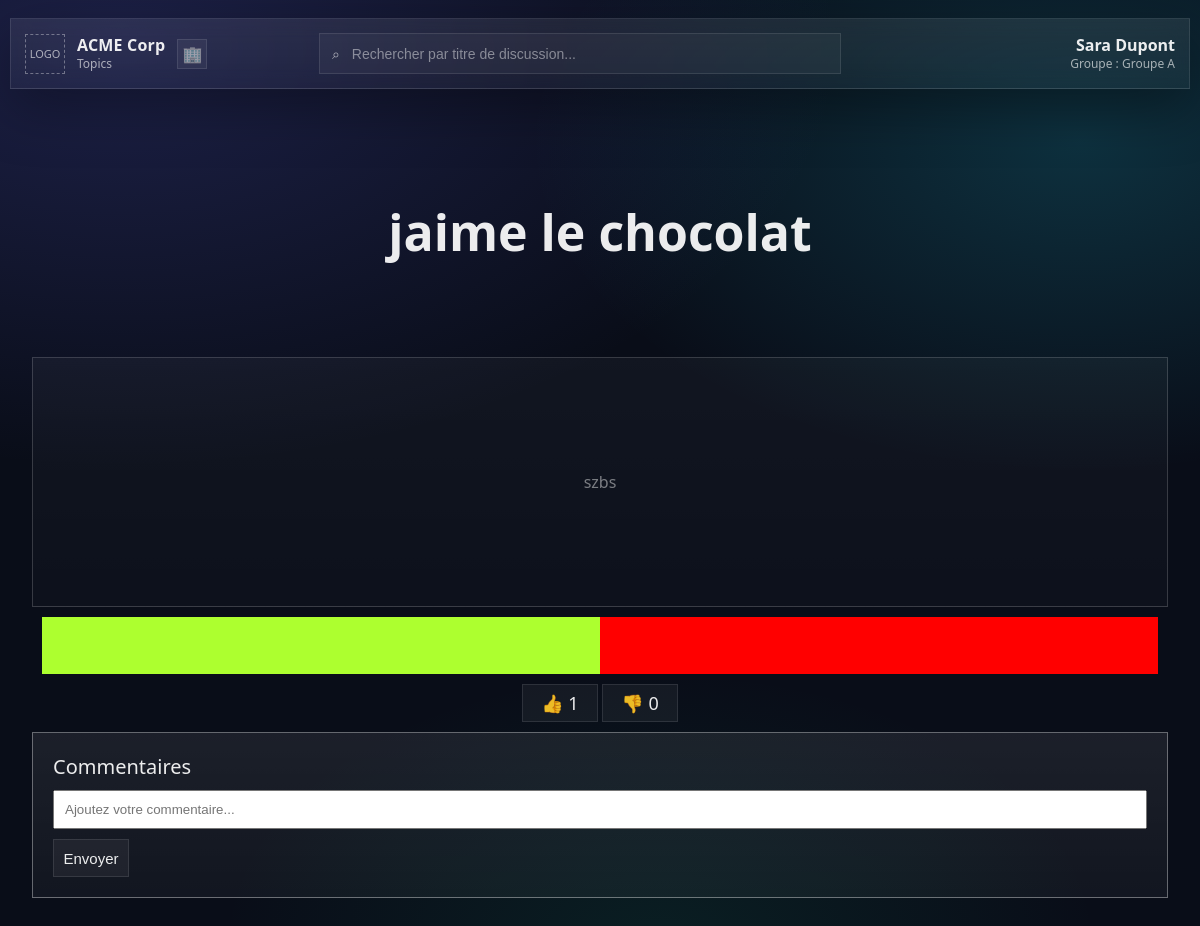
The page /main/9 on the database as committed earlier.
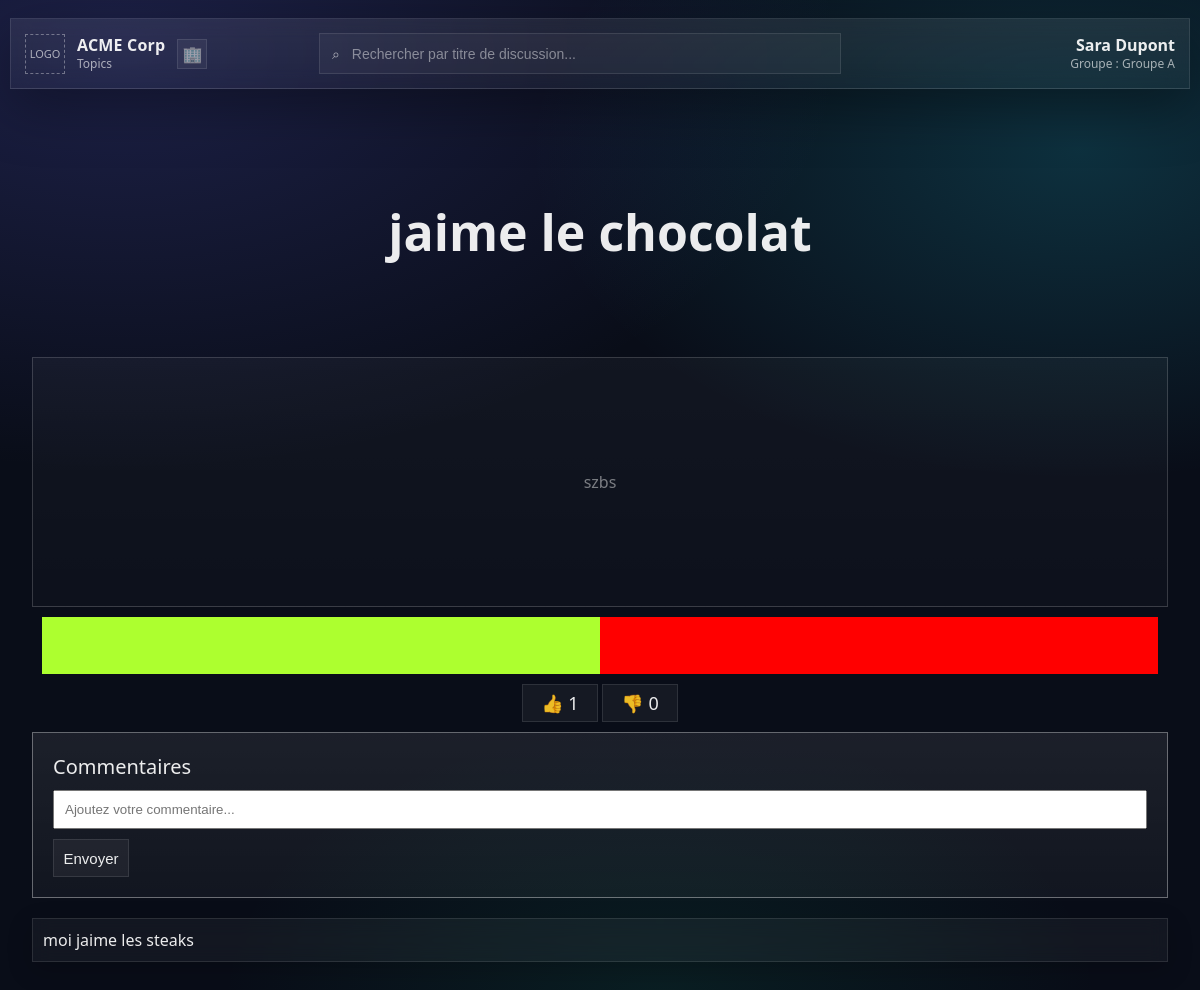
The same page on the database as committed later.
### tables this page shows
CREATE TABLE Discussions(
                id_discussion INTEGER NOT NULL PRIMARY KEY AUTOINCREMENT,
                id_c INTEGER NOT NULL,
                title TEXT NOT NULL,
                content TEXT NOT NULL,
                FOREIGN KEY(id_c) REFERENCES Client(id_client)
                );

CREATE TABLE Comments(
                id_comment INTEGER PRIMARY KEY AUTOINCREMENT,
                id_c INTEGER NOT NULL,
                id_d INTEGER NOT NULL,
                content TEXT NOT NULL,
                FOREIGN KEY(id_c) REFERENCES Client(id_client),
                FOREIGN KEY(id_d) REFERENCES Client(id_discussion)
                );

### app.py (the view)
@app.route("/main/<int:discussion_id>", methods=["GET", "POST"])
def main(discussion_id):
    id_client, title, content = select_discussion_by_id(discussion_id)
    comments = []
    for comment in select_comments(discussion_id):
        comments.append(comment[3])
    likes, dislikes = get_discussion_likes(discussion_id)
    return render_template("main.html", discussion_id=discussion_id, comments=comments, id_client=id_client, title=title, content=content, likes=likes, dislikes=dislikes)

### bdd.py (called while the page is built)
def get_db():
    if "db" not in g:
        g.db = sqlite3.connect(db_file)
        g.db.row_factory = sqlite3.Row
    return g.db

def select_comments(discussion_id):
    data = get_db()
    sql = data.cursor()
    command = """SELECT * FROM Comments WHERE id_d= ?;
            """
    sql.execute(command, [discussion_id])
    result = sql.fetchall()
    return result

def select_discussion_by_id(id_discussion):
    data = get_db()
    sql = data.cursor()
    command = """SELECT id_c, title, content FROM Discussions WHERE id_discussion= ?;
            """
    sql.execute(command, [id_discussion])
    result = sql.fetchone()
    return result

def get_discussion_likes(id_discussion):
    data = get_db()
    sql = data.cursor()
    command = """SELECT like FROM Likes WHERE id_target=? AND target =?;
            """
    sql.execute(command, [id_discussion, "discussion"])
    result = sql.fetchall()
    likes = 0
    dislikes = 0
    for res in result:
        print(res[0])
        if res[0] == 1:
            likes += 1
        else:
            dislikes += 1
    return (likes, dislikes)

### templates/main.html (shortened to what this page needs)
<!DOCTYPE html>
<html lang="en">
<head>
    <link rel="stylesheet" href="{{ url_for('static', filename='main.css') }}"/>
</head>
<body>
  <header class="topbar">
    <div class="topbar-left">
      <div id="logo-slot" class="logo-slot" aria-label="Emplacement logo">LOGO</div>
      <div class="company">
        <div id="companyName" class="company-name">NomEntreprise</div>
        <div class="company-sub">Topics</div>
      </div>
      <div class="company-mark" aria-hidden="true">🏢</div>
    </div>
    <div class="topbar-center">
      <div class="search">
        <span class="search-icon" aria-hidden="true">⌕</span>
        <input
          id="searchInput"
          type="search"
          placeholder="Rechercher par titre de discussion..."
          aria-label="Rechercher"
        />
      </div>
    </div>
    <div class="topbar-right">
      <div class="user">
        <div id="userFullName" class="user-name">Prénom Nom</div>
        <div id="userGroup" class="user-group">Groupe : ...</div>
      </div>
    </div>
  </header>
  <main>
    <section class="information-section">
      <div class="topic-title-container">
        <span class="topic-title">
         {{title}}
        </span>
      </div>
      <div class="description-container">
        <div class="description">
            {{content}}
        </div>
      </div>
    </section>
    <section class="interactive-section">
      <div class="voting-results">
        <div class="voting-bar-results">
          <div class="bar-for"></div>
          <div class="bar-against"></div>
        </div>
        <div class="btn-area">
          <a class="icon-btn" href="{{ url_for('like_discussion', discussion_id=discussion_id , action='like') }}">👍 {{likes}}</a>
          <a class="icon-btn" href="{{ url_for('like_discussion', discussion_id=discussion_id , action='unlike') }}">👎 {{dislikes}}</a>
        </div>
      </div>
      <div class="comments">
        <div class="commentInput">
          <form class="commentForm" method="post" action='{{url_for("commentaire", discussion_id=discussion_id)}}'>
            <label for="comment_input"> Commentaires </label>
            <input type="text" class="form-control" name="commentaire" placeholder="Ajoutez votre commentaire..." id="comment_input">
            <input class="icon-btn submit-button" type="submit" value="Envoyer">
          </form>
        </div>
        {% for  comment in comments %}
        <div class="commentTextList">
          <div class="commentText">
            {{ comment }}
          </div>
          {% endfor %}
        </div>
      </div>
    </section>
  </main>
</body>
</html>

Rows that differ between the two databases and show on the page:
added Comments: content "moi jaime les steaks"
